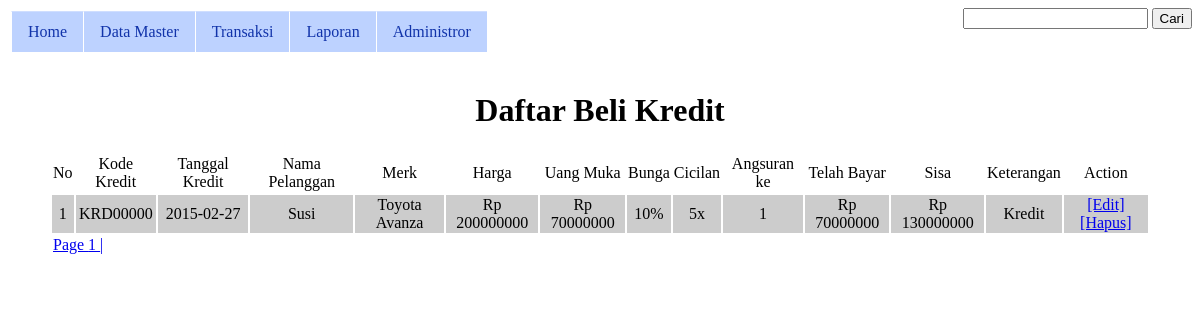
The page /mobil/index.php?page=beliKredit_view (signed in) on the database its author committed.
### tables this page shows
CREATE TABLE IF NOT EXISTS `belikredit` (
  `KodeKredit` varchar(10) NOT NULL,
  `TanggalKredit` date NOT NULL,
  `KodeCust` varchar(10) NOT NULL,
  `Kodemobil` varchar(10) NOT NULL,
  `Harga` double NOT NULL,
  `UangMuka` double NOT NULL,
  `Bunga` float NOT NULL,
  `LamaCicilan` int(11) NOT NULL,
  `AngsuranKe` int(11) NOT NULL DEFAULT '1',
  `TelahBayar` double NOT NULL,
  `Sisa` double NOT NULL,
  `Keterangan` varchar(50) NOT NULL,
  PRIMARY KEY (`KodeKredit`)
);

CREATE TABLE IF NOT EXISTS `pelanggan` (
  `KodeCust` varchar(10) NOT NULL,
  `Nama` varchar(40) NOT NULL,
  `Alamat` varchar(50) NOT NULL,
  `Telepon` varchar(15) NOT NULL,
  `HP` varchar(15) NOT NULL,
  `NoKTP` varchar(20) NOT NULL,
  `KK` varchar(20) NOT NULL,
  `SlipGaji` double NOT NULL,
  `Keterangan` varchar(50) NOT NULL,
  PRIMARY KEY (`KodeCust`)
);

CREATE TABLE IF NOT EXISTS `mobil` (
  `Kodemobil` varchar(10) NOT NULL,
  `Merk` varchar(20) NOT NULL,
  `Warna` varchar(20) NOT NULL,
  `gambar` varchar(200) NOT NULL,
  `Harga` double NOT NULL,
  PRIMARY KEY (`Kodemobil`)
);

### mobil/page/beliKredit_view.php (the view, shortened to what this page needs)
<?php
	$halaman = get_Halaman("belikredit");
?>
<h1 align="center">Daftar Beli Kredit</h1>
<table width="1100" border="0"  id="tabel">
  <tr align="center" valign="middle" class="tr_grid"  height="40">
  	<td>No</td>
    <td>Kode Kredit</td>
    <td>Tanggal Kredit</td>
    <td>Nama Pelanggan</td>
    <td>Merk</td>
    <td>Harga</td>
    <td>Uang Muka</td>
    <td>Bunga</td>
    <td>Cicilan</td>
    <td>Angsuran ke</td>
    <td>Telah Bayar</td>
    <td>Sisa</td>
    <td>Keterangan</td>
    <td>Action</td>
  </tr>
  <?php
  $sql = "select belikredit.KodeKredit,belikredit.TanggalKredit, pelanggan.Nama, mobil.Merk, belikredit.Harga, belikredit.UangMuka, belikredit.Bunga, belikredit.LamaCicilan, belikredit.AngsuranKe, belikredit.TelahBayar, belikredit.Sisa, Belikredit.Keterangan from belikredit inner join pelanggan using (KodeCust) inner join mobil using (Kodemobil)";
  $query = mysql_query($sql);
  $i=1;
  while($data = mysql_fetch_array($query)){
	echo "
  	<tr bgcolor='#CCCCCC' align='center' height='30'>
    <td>$i</td>
	<td>$data[KodeKredit]</td>
    <td>$data[TanggalKredit]</td>
    <td>$data[Nama]</td>
    <td>$data[Merk]</td>
    <td>Rp $data[Harga]</td>
    <td>Rp $data[UangMuka]</td>
    <td>$data[Bunga]%</td>
    <td>$data[LamaCicilan]x</td>
    <td>$data[AngsuranKe]</td>
    <td>Rp $data[TelahBayar]</td>
    <td>Rp $data[Sisa]</td>
    <td>$data[Keterangan]</td>
	<td><a href='?page=beliKredit_view&id=$data[KodeKredit]&edit=true'>[Edit]</a><a href='#'>[Hapus]</a></td>
  </tr>";
  $i++;
  }
  ?>
  <tr>
<td colspan="15" class="tr_grid">
<?php
for($i=1; $i <= $halaman; $i++){
	echo "<a href='?page=belikredit_view&hal=$i'>Page $i |</a> &nbsp;";
}
?>
</td>
</tr>
</table>

### rows shown on the page
belikredit: KodeKredit "KRD00000", TanggalKredit "2015-02-27", pelanggan.Nama "Susi", mobil.Merk "Toyota Avanza", Harga "200000000", UangMuka "70000000", Bunga "10", LamaCicilan "5", AngsuranKe "1", TelahBayar "70000000", Sisa "130000000", Keterangan "Kredit"
